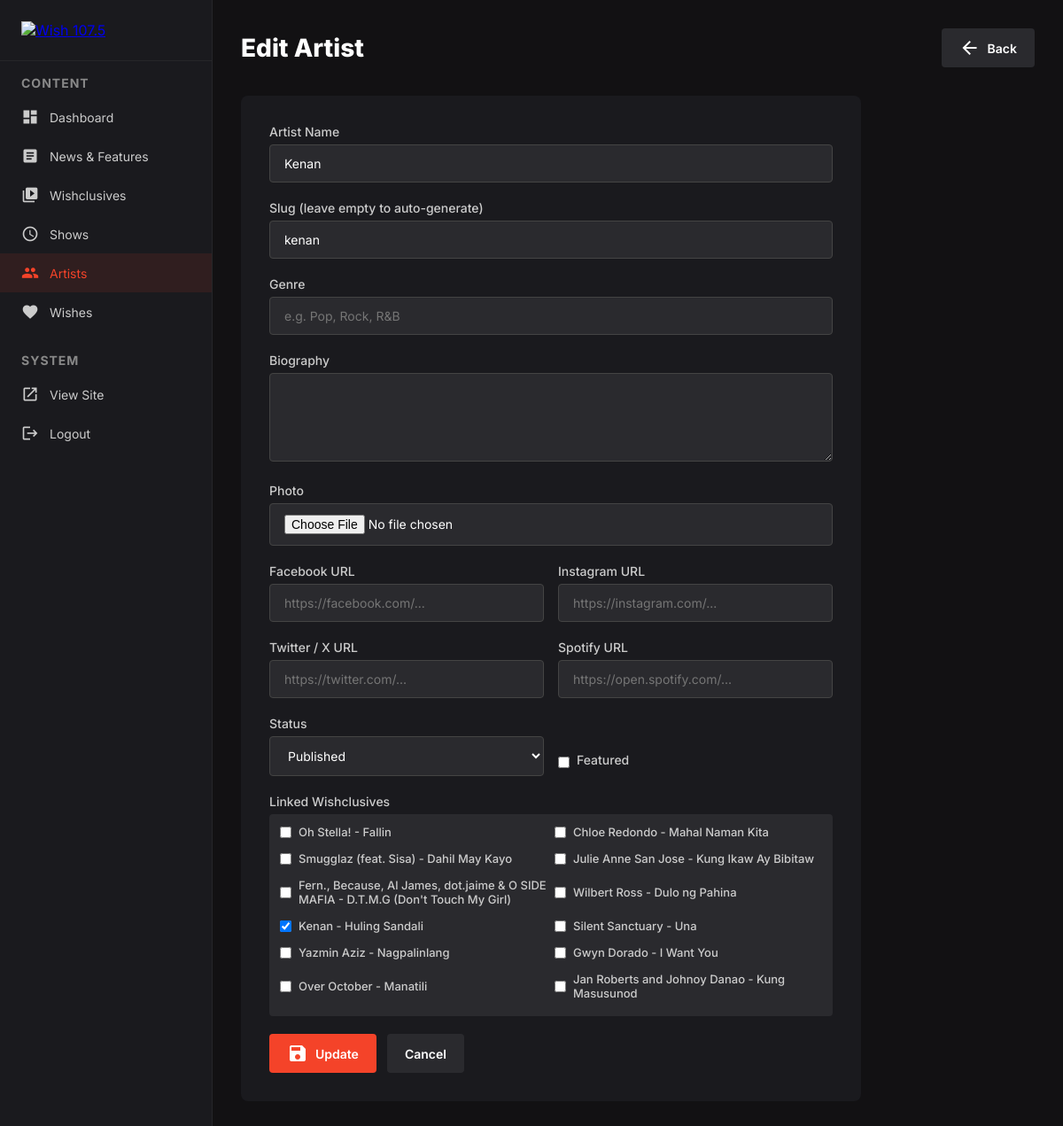
Page /admin/artists-edit.php?id=1 (signed in) on the committed database.
### tables this page shows
CREATE TABLE `artists` (
  `id` int(11) NOT NULL,
  `name` varchar(255) NOT NULL,
  `slug` varchar(255) NOT NULL,
  `bio` text DEFAULT NULL,
  `image` varchar(255) DEFAULT NULL,
  `genre` varchar(100) DEFAULT NULL,
  `social_facebook` varchar(255) DEFAULT NULL,
  `social_instagram` varchar(255) DEFAULT NULL,
  `social_twitter` varchar(255) DEFAULT NULL,
  `social_spotify` varchar(255) DEFAULT NULL,
  `featured` tinyint(1) DEFAULT 0,
  `status` enum('draft','published') DEFAULT 'published',
  `created_at` timestamp NOT NULL DEFAULT current_timestamp(),
  `updated_at` timestamp NOT NULL DEFAULT current_timestamp() ON UPDATE current_timestamp()
);

CREATE TABLE `videos` (
  `id` int(11) NOT NULL,
  `title` varchar(255) NOT NULL,
  `slug` varchar(255) NOT NULL,
  `artist` varchar(255) DEFAULT NULL,
  `description` text DEFAULT NULL,
  `youtube_id` varchar(100) DEFAULT NULL,
  `thumbnail` varchar(255) DEFAULT NULL,
  `featured` tinyint(1) DEFAULT 0,
  `status` enum('draft','published') DEFAULT 'published',
  `created_at` timestamp NOT NULL DEFAULT current_timestamp(),
  `updated_at` timestamp NOT NULL DEFAULT current_timestamp() ON UPDATE current_timestamp()
);

### db.php (called while the page is built, shortened)
<?php
function getDB() {
    static $pdo = null;
    if ($pdo === null) {
        try {
            $dsn = "mysql:host=" . DB_HOST . ";dbname=" . DB_NAME . ";charset=utf8mb4";
            $pdo = new PDO($dsn, DB_USER, DB_PASS, [
                PDO::ATTR_ERRMODE => PDO::ERRMODE_EXCEPTION,
                PDO::ATTR_DEFAULT_FETCH_MODE => PDO::FETCH_ASSOC,
                PDO::ATTR_EMULATE_PREPARES => false,
            ]);
        } catch (PDOException $e) {
            die("Connection failed: " . $e->getMessage());
        }
    }
    return $pdo;
}
function fetchAll($sql, $params = []) {
    try {
        $stmt = getDB()->prepare($sql);
        $stmt->execute($params);
        return $stmt->fetchAll();
    } catch (Exception $e) {
        return [];
    }
}
function fetchOne($sql, $params = []) {
    try {
        $stmt = getDB()->prepare($sql);
        $stmt->execute($params);
        return $stmt->fetch();
    } catch (Exception $e) {
        return false;
    }
}

### admin/artists-edit.php (the view, shortened to what this page needs)
<?php
require_once '../db.php';
$id = intval($_GET['id'] ?? 0);
$item = fetchOne("SELECT * FROM artists WHERE id = ?", [$id]);
$videos = fetchAll("SELECT * FROM videos ORDER BY created_at DESC");
$linkedVideoIds = fetchAll("SELECT video_id FROM artist_videos WHERE artist_id = ?", [$id]);
$linkedIds = array_column($linkedVideoIds, 'video_id');
?><!DOCTYPE html>
<html lang="en">
<head>
    <link rel="stylesheet" href="admin-style.css">
</head>
<body>
    <div class="sidebar">
        <div class="logo"><a href="dashboard.php"><img src="https://cdn.prod.website-files.com/66e1987f36e4944240bc5ab8/6701637328a69477c92c2652_Wish-Logo.svg" alt="Wish 107.5"></a></div>
        <h2>Content</h2>
        <nav>
            <a href="dashboard.php"><span class="material-icons icon">dashboard</span> Dashboard</a>
            <a href="news.php"><span class="material-icons icon">article</span> News &amp; Features</a>
            <a href="wishclusives.php"><span class="material-icons icon">video_library</span> Wishclusives</a>
            <a href="shows.php"><span class="material-icons icon">schedule</span> Shows</a>
            <a href="artists.php" class="active"><span class="material-icons icon">people</span> Artists</a>
            <a href="wishes.php"><span class="material-icons icon">favorite</span> Wishes</a>
        </nav>
        <h2 style="margin-top:24px">System</h2>
        <nav>
            <a href="../index.php" target="_blank"><span class="material-icons icon">open_in_new</span> View Site</a>
            <a href="logout.php"><span class="material-icons icon">logout</span> Logout</a>
        </nav>
    </div>
    <div class="main">
        <div class="main-header">
            <h1>Edit Artist</h1>
            <a href="artists.php" class="btn btn-secondary"><span class="material-icons">arrow_back</span> Back</a>
        </div>
        <form method="POST" enctype="multipart/form-data" class="form-card">
            <div class="form-group">
                <label for="name">Artist Name</label>
                <input type="text" id="name" name="name" value="<?= htmlspecialchars($item['name']) ?>" required>
            </div>
            <div class="form-group">
                <label for="slug">Slug (leave empty to auto-generate)</label>
                <input type="text" id="slug" name="slug" value="<?= htmlspecialchars($item['slug']) ?>">
            </div>
            <div class="form-group">
                <label for="genre">Genre</label>
                <input type="text" id="genre" name="genre" value="<?= htmlspecialchars($item['genre']) ?>" placeholder="e.g. Pop, Rock, R&B">
            </div>
            <div class="form-group">
                <label for="bio">Biography</label>
                <textarea id="bio" name="bio"><?= htmlspecialchars($item['bio']) ?></textarea>
            </div>
            <div class="form-group">
                <label for="image">Photo</label>
                <input type="file" id="image" name="image" accept="image/*">
            </div>
            <div class="form-row">
                <div class="form-group">
                    <label for="social_facebook">Facebook URL</label>
                    <input type="url" id="social_facebook" name="social_facebook" value="<?= htmlspecialchars($item['social_facebook']) ?>" placeholder="https://facebook.com/...">
                </div>
                <div class="form-group">
                    <label for="social_instagram">Instagram URL</label>
                    <input type="url" id="social_instagram" name="social_instagram" value="<?= htmlspecialchars($item['social_instagram']) ?>" placeholder="https://instagram.com/...">
                </div>
            </div>
            <div class="form-row">
                <div class="form-group">
                    <label for="social_twitter">Twitter / X URL</label>
                    <input type="url" id="social_twitter" name="social_twitter" value="<?= htmlspecialchars($item['social_twitter']) ?>" placeholder="https://twitter.com/...">
                </div>
                <div class="form-group">
                    <label for="social_spotify">Spotify URL</label>
                    <input type="url" id="social_spotify" name="social_spotify" value="<?= htmlspecialchars($item['social_spotify']) ?>" placeholder="https://open.spotify.com/...">
                </div>
            </div>
            <div class="form-row">
                <div class="form-group">
                    <label for="status">Status</label>
                    <select id="status" name="status">
                        <option value="published" <?= $item['status'] == 'published' ? 'selected' : '' ?>>Published</option>
                    </select>
                </div>
                <div class="form-group checkbox-group" style="align-self:flex-end;padding-bottom:4px">
                    <input type="checkbox" id="featured" name="featured" <?= $item['featured'] ? 'checked' : '' ?>>
                    <label for="featured">Featured</label>
                </div>
            </div>
            <div class="form-group">
                <label>Linked Wishclusives</label>
                <div class="video-checkbox-grid">
                    <?php foreach ($videos as $video): ?>
                    <label>
                        <input type="checkbox" name="videos[]" value="<?= $video['id'] ?>" <?= in_array($video['id'], $linkedIds) ? 'checked' : '' ?>>
                        <?= htmlspecialchars($video['artist']) ?> - <?= htmlspecialchars($video['title']) ?>
                    </label>
                    <?php endforeach; ?>
                </div>
            </div>
            <div style="display:flex;gap:12px">
                <button type="submit" class="btn"><span class="material-icons">save</span> Update</button>
                <a href="artists.php" class="btn btn-secondary">Cancel</a>
            </div>
        </form>
    </div>
</body>
</html>

### admin/admin-style.css (style rules this page uses)
* { margin: 0; padding: 0; box-sizing: border-box; }
body { font-family: 'Inter', sans-serif; background: #121113; color: #fff; }
.sidebar { position: fixed; top: 0; left: 0; bottom: 0; width: 240px; background: #1a1a1e; border-right: 1px solid rgba(255,255,255,0.05); padding: 24px 0; overflow-y: auto; }
.sidebar .logo { padding: 0 24px 24px; border-bottom: 1px solid rgba(255,255,255,0.05); margin-bottom: 16px; }
.sidebar .logo img { width: 40px; }
.sidebar h2 { font-size: 14px; font-weight: 700; color: #888; text-transform: uppercase; letter-spacing: 1px; padding: 0 24px; margin-bottom: 8px; }
.sidebar nav a { display: flex; align-items: center; gap: 12px; padding: 12px 24px; color: #ccc; text-decoration: none; font-size: 14px; transition: all 0.2s; }
.sidebar nav a:hover, .sidebar nav a.active { background: rgba(244,67,41,0.1); color: #f44329; }
.sidebar nav a .icon { font-size: 20px; }
.main { margin-left: 240px; padding: 32px; min-height: 100vh; }
.main-header { display: flex; align-items: center; justify-content: space-between; margin-bottom: 32px; }
.main-header h1 { font-size: 28px; font-weight: 800; }
.btn { display: inline-flex; align-items: center; gap: 8px; padding: 10px 20px; background: #f44329; color: #fff; border: none; border-radius: 4px; font-size: 14px; font-weight: 600; cursor: pointer; text-decoration: none; font-family: inherit; }
.btn-secondary { background: #2a2a2e; }

### admin/artists-edit.php (style rules this page uses)
.form-card { background: #1a1a1e; border-radius: 8px; padding: 32px; max-width: 700px; }
.form-group { margin-bottom: 20px; }
.form-group label { display: block; font-size: 14px; font-weight: 500; margin-bottom: 6px; color: #ccc; }
.form-group input, .form-group select, .form-group textarea { width: 100%; padding: 12px 16px; background: #2a2a2e; border: 1px solid #444; border-radius: 4px; color: #fff; font-size: 14px; font-family: inherit; }
.form-group textarea { min-height: 100px; resize: vertical; }
.form-row { display: grid; grid-template-columns: 1fr 1fr; gap: 16px; }
.checkbox-group { display: flex; align-items: center; gap: 8px; }
.checkbox-group input[type="checkbox"] { width: auto; }
.video-checkbox-grid { display: grid; grid-template-columns: 1fr 1fr; gap: 8px; max-height: 300px; overflow-y: auto; padding: 12px; background: #2a2a2e; border-radius: 4px; }
.video-checkbox-grid label { display: flex; align-items: center; gap: 8px; font-size: 13px; color: #ccc; cursor: pointer; }
.video-checkbox-grid input[type="checkbox"] { width: auto; }

### rows in the picture
artists: name "Kenan", slug "kenan", status "Published"
videos: artist "Oh Stella!", title "Fallin"
videos: artist "Chloe Redondo", title "Mahal Naman Kita"
videos: artist "Smugglaz (feat. Sisa)", title "Dahil May Kayo"
videos: artist "Julie Anne San Jose", title "Kung Ikaw Ay Bibitaw"
videos: artist "Fern., Because, Al James, dot.jaime & O SIDE MAFIA", title "D.T.M.G (Don't Touch My Girl)"
videos: artist "Wilbert Ross", title "Dulo ng Pahina"
videos: id "☑", artist "Kenan", title "Huling Sandali"
videos: artist "Silent Sanctuary", title "Una"
videos: artist "Yazmin Aziz", title "Nagpalinlang"
videos: artist "Gwyn Dorado", title "I Want You"
videos: artist "Over October", title "Manatili"
videos: artist "Jan Roberts and Johnoy Danao", title "Kung Masusunod"
